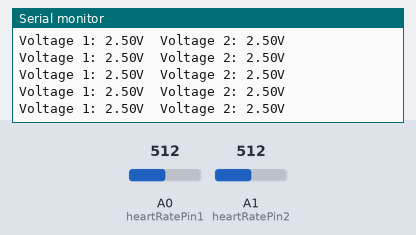
A sketch run on a simulated Arduino Nano 33 IoT. Shown: the last lines printed to the serial monitor. The inputs (shaded band) are chosen by the test bench; at power-on: A0 (heartRatePin1) = 512, A1 (heartRatePin2) = 512. Nothing arrives over Bluetooth unless stated; a phone connects over Bluetooth LE 3 s after start.

Above: at 4.3 s.
4.4 s: A0 (heartRatePin1) set to 716
At 5.1 s:
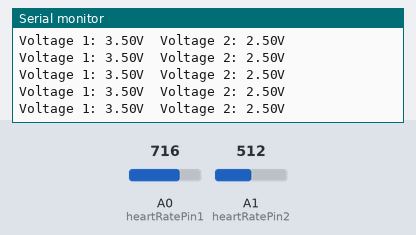
5.9 s: A1 (heartRatePin2) set to 716
At 6.9 s:
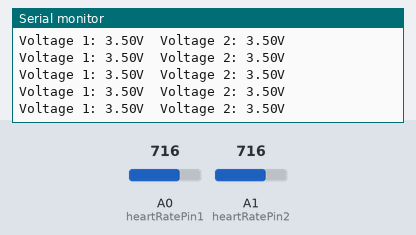
7.4 s: A0 (heartRatePin1) set to 900
At 8.3 s:
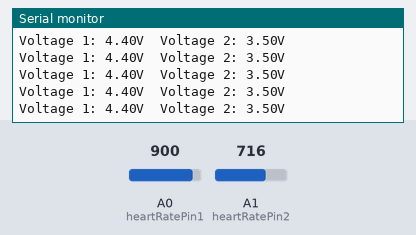
8.9 s: A1 (heartRatePin2) set to 900
At 9.5 s:
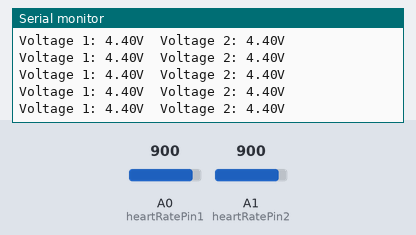
Timing chart, 0 to 11.4 s (numbered marks = the images above; inputs shaded):
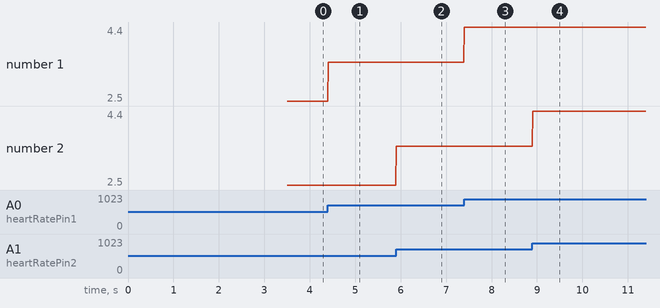

Measured:
- after the input at 4.4 s, the serial monitor: prints a new line at once (image 1)
- after the input at 5.9 s, the serial monitor: prints a new line at once (image 2)
- after the input at 7.4 s, the serial monitor: prints a new line at once (image 3)
- after the input at 8.9 s, the serial monitor: prints a new line at once (image 4)
- plotted number 1: 2.5 → 3.5 after the input at 4.4 s, 3.5 → 4.4 after the input at 7.4 s

The sketch:

SenderCode.ino
```cpp
/*
  Sender device for Dual Heart Rate Monitor
  The Arduino used is Nano RP2040 Connect

  This script is designed for an Arduino to function as a dual heart rate monitor,
  using Bluetooth Low Energy (BLE) for communication. It reads analog values from two heart rate sensors,
  converts them to voltage, and updates the BLE characteristics with the voltage values. Finally it sends
  the data via bluetooth using BLE to a receivers device.

  Hardware Setup:
  - Connect two heart rate sensors to analog pins A0 and A1.
  - Ensure a 5V reference voltage for the sensors.

  Bluetooth Service and Characteristics:
  - The Arduino advertises a custom BLE service with two float characteristics (ECG lead 1 and ECG lead 2).
  - Voltage values are sent to the connected receiver device in real-time.

  Note:
  - This sketch uses the ArduinoBLE library for Bluetooth Low Energy functionality.
  - Ensure that the Arduino Nano RP2040 Connect is properly powered and paired with a receiver device.

  Author: Alhassan Jawad, Andreas Hertzberg & Niklas Gernandt
  Date: 5/12-2023
  For any questions, contact: Alhassan.Jawad.9989@student.uu.se or https://github.com/AcheronEiden
*/

#include <ArduinoBLE.h>

// Define UUIDs for the BLE service and characteristics
const char* deviceServiceUuid = "19b10000-e8f2-537e-4f6c-d104768a1214";
const char* heartRateCharacteristicUuid1 = "19b10001-e8f2-537e-4f6c-d104768a1214";
const char* heartRateCharacteristicUuid2 = "19b10002-e8f2-537e-4f6c-d104768a1214";

// Create BLE service and characteristics instances
BLEService heartRateService(deviceServiceUuid);
BLEFloatCharacteristic heartRateCharacteristic1(heartRateCharacteristicUuid1, BLERead | BLENotify);
BLEFloatCharacteristic heartRateCharacteristic2(heartRateCharacteristicUuid2, BLERead | BLENotify);

// Initialize variables for ECG lead values and sensor pins
float lead1 = 0.0;
float lead2 = 0.0;
const int heartRatePin1 = A0;  // Analog pin for ECG lead 1
const int heartRatePin2 = A1;  // Analog pin for ECG lead 2

void setup() {
  // Initialize serial communication
  Serial.begin(9600); // baud rate of 9600 was found to be enough
  pinMode(heartRatePin1, INPUT);
  pinMode(heartRatePin2, INPUT);

  // Wait for serial connection to be established
  while (!Serial);

  // Initialize BLE
  if (!BLE.begin()) {
    Serial.println("- Starting Bluetooth® Low Energy module failed!");
    while (1);
  }

  // Set the local name and advertise the BLE service
  BLE.setLocalName("Arduino Nano RP 2040 Connect (Dual Heart Rate Monitor)");
  BLE.setAdvertisedService(heartRateService);
  heartRateService.addCharacteristic(heartRateCharacteristic1);
  heartRateService.addCharacteristic(heartRateCharacteristic2);
  BLE.addService(heartRateService);

  // Initialize and set initial values for the BLE characteristics
  heartRateCharacteristic1.writeValue(lead1);
  heartRateCharacteristic2.writeValue(lead2);

  BLE.advertise();

  // Print initialization information
  Serial.println("Nano RP2040 Connect (Dual Heart Rate Monitor)");
  Serial.println(" ");
}

void loop() {
  // Wait for a central device to connect
  BLEDevice central = BLE.central();
  Serial.println("- Discovering central device...");
  delay(500);

  if (central) {
    Serial.println("* Connected to central device!");
    Serial.print("* Device MAC address: ");
    Serial.println(central.address());
    Serial.println(" ");

    // Continuously read analog values and update BLE characteristics
    while (central.connected()) {
      // Read the analog values from the heart rate monitors
      int sensor1Value = analogRead(heartRatePin1);
      int sensor2Value = analogRead(heartRatePin2);

      // Convert analog values to voltage
      float voltage1 = (sensor1Value / 1023.0) * 5.0;  // Assuming 5V reference voltage
      float voltage2 = (sensor2Value / 1023.0) * 5.0;  // Assuming 5V reference voltage

      // Update the BLE characteristics with the voltage values
      heartRateCharacteristic1.writeValue(voltage1);
      heartRateCharacteristic2.writeValue(voltage2);

      // Print voltage values to Serial Monitor
      Serial.print("Voltage 1: ");
      Serial.print(voltage1, 2);  // Display with 2 decimal places
      Serial.print("V\tVoltage 2: ");
      Serial.print(voltage2, 2);  // Display with 2 decimal places
      Serial.println("V");

      // Delay for stability and to avoid data overload
      delay(10);
    }

    Serial.println("* Disconnected from central device!");
  }
}
```
